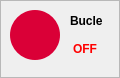
      <widget class="QFrame" name="frame_Bucle_rotacion">
       <property name="geometry">
        <rect>
         <x>580</x>
         <y>292</y>
         <width>120</width>
         <height>78</height>
        </rect>
       </property>
       <property name="frameShape">
        <enum>QFrame::StyledPanel</enum>
       </property>
       <property name="frameShadow">
        <enum>QFrame::Raised</enum>
       </property>
       <widget class="QRadioButton" name="rotacionBucle">
        <property name="geometry">
         <rect>
          <x>10</x>
          <y>10</y>
          <width>101</width>
          <height>51</height>
         </rect>
        </property>
        <property name="minimumSize">
         <size>
          <width>0</width>
          <height>30</height>
         </size>
        </property>
        <property name="font">
         <font>
          <family>ArialBlack</family>
          <pointsize>12</pointsize>
          <weight>1</weight>
          <italic>false</italic>
          <bold>false</bold>
         </font>
        </property>
        <property name="styleSheet">
         <string notr="true">QRadioButton
{
	color: #2a2a2a;
	font: 87 14 pt &quot;ArialBlack&quot;;
}

QRadioButton::indicator
{
	width: 50px;
	height: 50px;
	border-radius: 25px;
}

QRadioButton::indicator:checked {
   background-color: #00ff00;

}

QRadioButton::indicator:unchecked 
{
	background-color: #da0037;
	
}</string>
        </property>
        <property name="text">
         <string/>
        </property>
        <property name="checked">
         <bool>false</bool>
        </property>
       </widget>
       <widget class="QLabel" name="etiquetaRotacionBucle">
        <property name="geometry">
         <rect>
          <x>70</x>
          <y>30</y>
          <width>41</width>
          <height>31</height>
         </rect>
        </property>
        <property name="font">
         <font>
          <weight>75</weight>
          <bold>true</bold>
         </font>
        </property>
        <property name="styleSheet">
         <string notr="true">margin-top: 6px;
color: red;</string>
        </property>
        <property name="text">
         <string>OFF</string>
        </property>
       </widget>
       <widget class="QLabel" name="label_12">
        <property name="geometry">
         <rect>
          <x>70</x>
          <y>10</y>
          <width>51</width>
          <height>22</height>
         </rect>
        </property>
        <property name="font">
         <font>
          <weight>75</weight>
          <bold>true</bold>
         </font>
        </property>
        <property name="text">
         <string>Bucle</string>
        </property>
       </widget>
      </widget>
